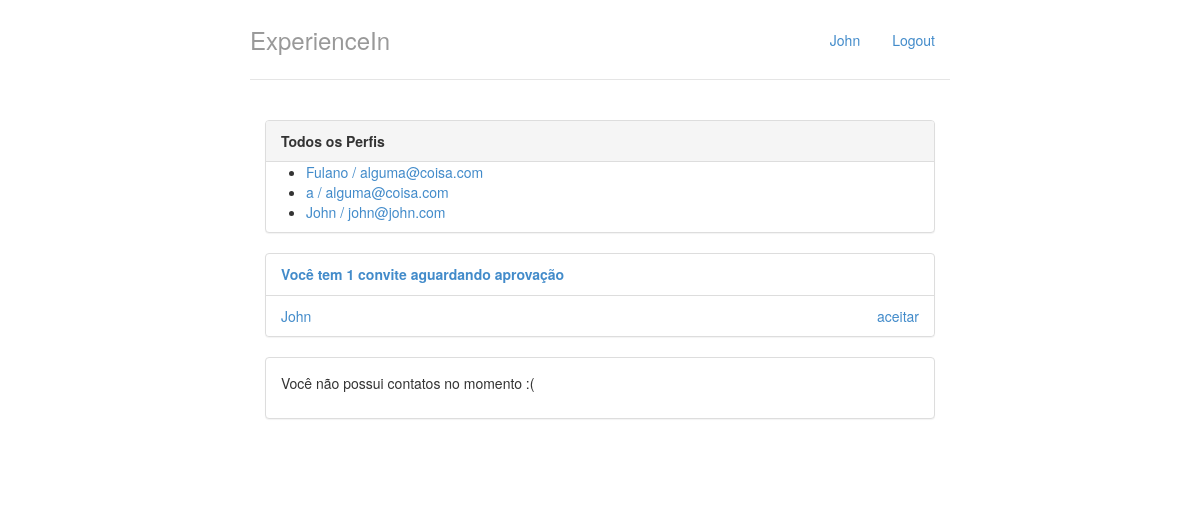
The page / (signed in) on the database as committed earlier.
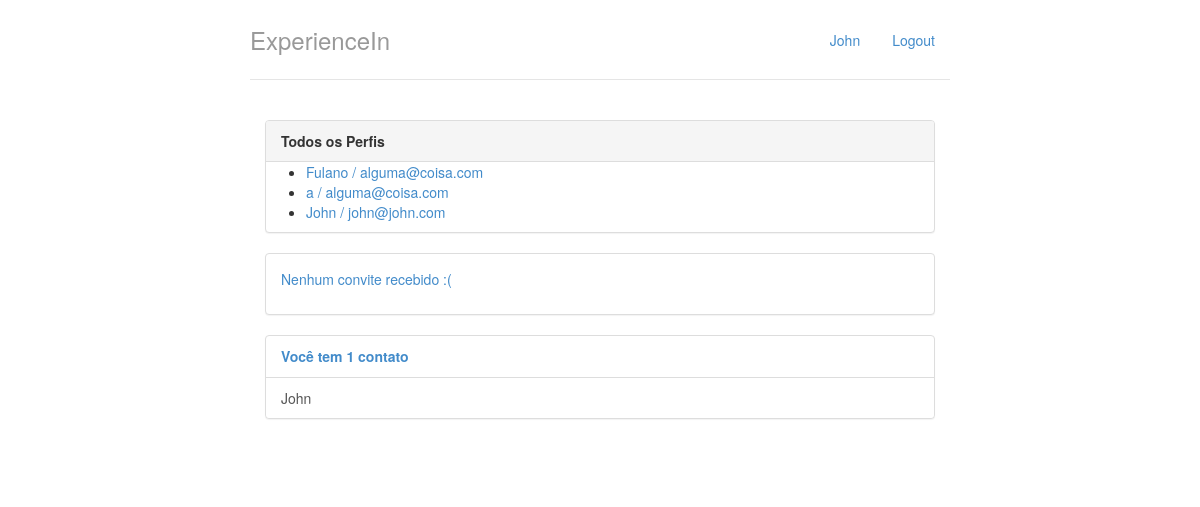
The same page on the database as committed later.
### perfis/models.py (models this page shows, shortened)
class Perfil(models.Model):
    nome = models.CharField(max_length=255, null=False)
    telefone = models.CharField(max_length=15, null=False)
    nome_empresa = models.CharField(max_length=255, null=False)
    contatos = models.ManyToManyField('self')
    usuario = models.OneToOneField(User, on_delete=models.CASCADE, related_name="perfil")
    @property
    def email(self):
        return self.usuario.email

class Convite(models.Model):
    solicitante = models.ForeignKey(Perfil, on_delete=models.CASCADE, related_name='convites_feitos')
    convidado = models.ForeignKey(Perfil, on_delete=models.CASCADE, related_name='convites_recebidos')

### perfis/views.py (the view)
# urls.py: path('', views.index),
@login_required
def index(request):
    print(request.user.username) #novo
    print(request.user.email) #novo
    if not request.user.has_perm('perfis.add_convite'):
        return HttpResponseForbidden('Acesso negado')
    return render(request, 'index.html', {'perfis' : Perfil.objects.all() , 'perfil_logado' : get_perfil_logado(request)})

### perfis/views.py (called while the page is built)
@login_required
def get_perfil_logado(request):
    return request.user.perfil

### perfis/templates/index.html
{% extends "base.html" %}
{% block body %}
<div class="col-lg-12">
    <div class="panel panel-default">
        <div class="panel-heading">
            <strong>Todos os Perfis</strong>
        </div>
        {% if perfis %}
            <ul>
                {% for perfil in perfis %}
                    <li>
                        <a href="{% url 'exibir' perfil.id %}">{{ perfil.nome }} / {{ perfil.email }}
                    </li>
                {% endfor %}
            </ul>
        {% else %}
            <p>Nenhum Perfil encontrado.</p>
        {% endif %}
    </div>
    <div class="panel panel-default">
        {% with total_de_convites=perfil_logado.convites_recebidos.count %}
            {% if total_de_convites %}
                <div class="panel-heading">
                    <strong>Você tem {{ total_de_convites }} convite{{ total_de_convites|pluralize }} aguardando aprovação</strong>
                </div>
                <ul class="list-group">
                    {% for convite in perfil_logado.convites_recebidos.all %}
                        <li class="list-group-item">
                                {{ convite.solicitante.nome }}
                                <a href="{% url 'aceitar' convite.id %}" class="pull-right">aceitar</a>
                        </li>
                    {% endfor %}
                </ul>
            {% else %}
                <div class="panel-body">
                    <p>Nenhum convite recebido :(</p>
                </div>
            {% endif %}
        {% endwith %}
    </div>
    <div class="panel panel-default">
        {% with total_de_contatos=perfil_logado.contatos.count %}
            {% if total_de_contatos %}
                <div class="panel-heading">
                        <strong>Você tem {{total_de_contatos}} contato{{ total_de_contatos|pluralize }}</strong>
                </div>
                <ul class="list-group">
                    {% for contato in perfil_logado.contatos.all %}
                        <a href="{% url 'exibir' contato.id %}" class="list-group-item">{{ contato.nome }}</a>
                    {% endfor %}
                </ul>
            {% else %}
                <div class="panel-body">
                    <p>Você não possui contatos no momento :(</p>
                </div>
            {% endif %}
        {% endwith %}
      </div>
</div>
{% endblock %}

### perfis/templates/base.html (shortened to what this page needs)
{% load staticfiles %}
<!DOCTYPE html>
<html lang="pt">
    <head>
        <link href="{% static "styles/bootstrap.css" %}" rel="stylesheet">
        <link href="{% static "styles/main.css" %}" rel="stylesheet">
    </head>
    <body>
            <div class="container">
            <div class="header">
                <ul class="nav nav-pills pull-right">
                    <li class=""><a href="{% url 'index' %}">{{perfil_logado.nome}}</a></li>
                    <li class=""><a href="/logout/">Logout</a></li>
                </ul>
                <h3 class="text-muted">ExperienceIn</h3>
            </div>
            <div class="row content">
                {% block body %}
                {% endblock %}
            </div>
        </div>
    </body>
</html>

### perfis/static/styles/main.css (style rules this page uses)
body { padding-top: 20px; padding-bottom: 20px; }
.header, .content, .footer { padding-left: 15px; padding-right: 15px; }
.header { border-bottom: 1px solid #e5e5e5; }
.header h3 { margin-top: 0; margin-bottom: 0; line-height: 40px; padding-bottom: 19px; }
@media (min-width: 768px) { .container { max-width: 730px; } }
.content { margin: 40px 0; }
@media screen and (min-width: 768px) { .header, .content, .footer { padding-left: 0; padding-right: 0; } }
@media screen and (min-width: 768px) { .header { margin-bottom: 30px; } }

Rows that differ between the two databases and show on the page:
removed Convite: solicitante.nome "John"
now on one of the page's lists (row unchanged): Perfil: nome "John"
Other text that changed with them:
{{ total_de_contatos }}: (not shown) → "1"
{{ total_de_convites }}: "1" → (not shown)
text no longer shown: "convite aguardando aprovação Você não possui contatos no momento :("
text now shown: "Nenhum convite recebido :( contato"
